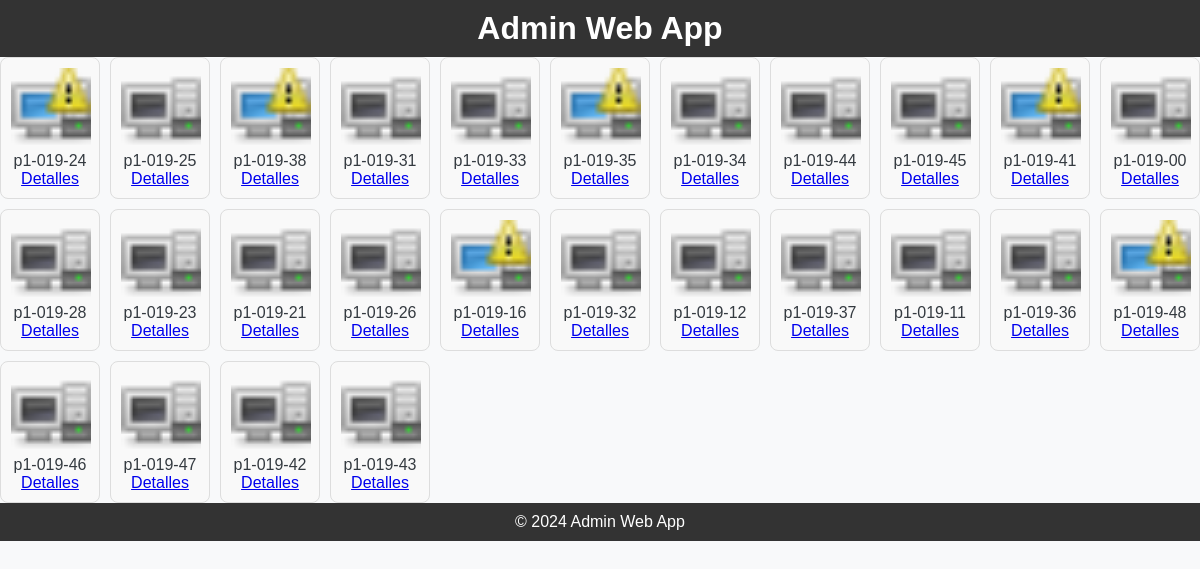
The app's page /testing_page/ (signed in), older data.
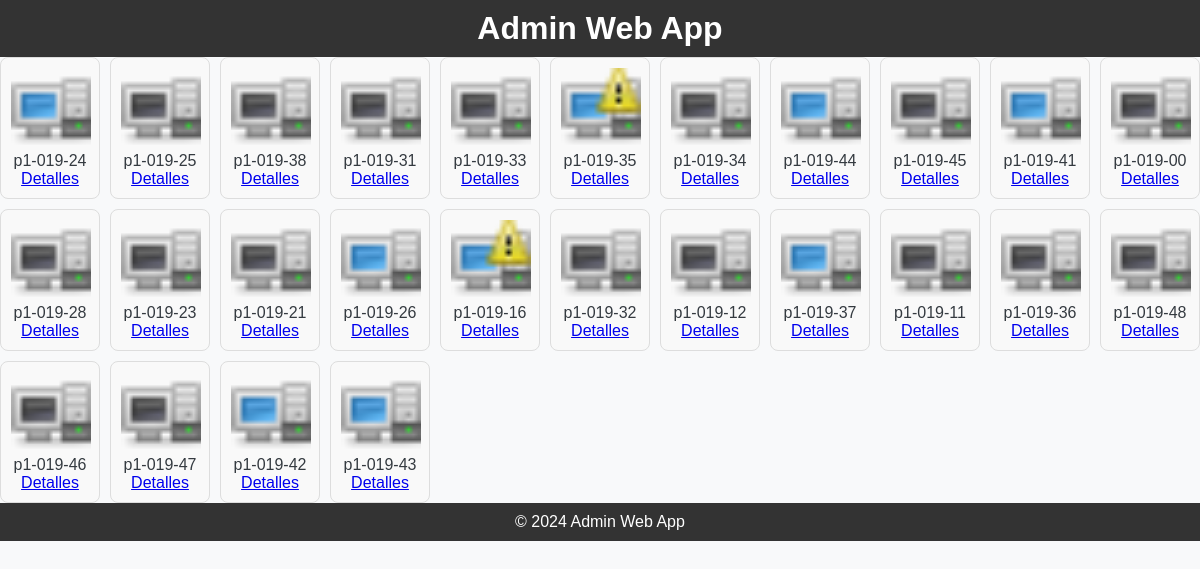
The same page, newer data.
### admin_web_app/models.py (models this page shows, shortened)
class Computer(models.Model):
    name = models.CharField(max_length=100)
    state = models.CharField(max_length=100)
    icon = models.ImageField(upload_to='img/', blank=True, null=True)  # Imagen del estado
    mac = models.CharField(max_length=17, blank=True, null=True, unique=True)  # Dirección MAC como único
    ip = models.GenericIPAddressField(protocol='both', unpack_ipv4=False, blank=True, null=True)  # Dirección IP
    warning = models.BooleanField(default=False)
    exam_mode = models.BooleanField(default=False)

### admin_web_app/views.py (the view)
# urls.py: path('testing_page/', views.testing_page, name='testing_page'),
@login_required
@user_passes_test(is_admin)
def testing_page(request):
    computers = Computer.objects.all()
    timestamp = datetime.now().timestamp()
    context = {
        'computers': computers,
        'timestamp': timestamp,
    }
    return render(request, 'testing_page.html', context)

### admin_web_app/views.py (called while the page is built)
def is_admin(user):
    return user.is_superuser

### admin_web_app/templates/testing_page.html (shortened to what this page needs)
<!DOCTYPE html>
<html lang="en">
<head>
    {% load static %}
    <link rel="stylesheet" href="{% static 'css/styles.css' %}">
</head>
<body>
    <header>
        <h1>Admin Web App</h1>
    </header>
    <div class="container">
        <main class="main-content">
          <div class="computers-grid">
            {% for computer in computers %}
                <div class="computer-icon">
                  <img src="{% static 'img/' %}{{ computer.icon }}" alt="{{ computer.name }}">
                    <p>{{ computer.name }}</p>
                    <a href="{% url 'computer_detail' computer.pk %}">Detalles</a>
                </div>
            {% endfor %}
        </div>
        </main>
    </div>
    <footer>
        <p>© 2024 Admin Web App</p>
    </footer>
</body>
</html>

Row changes from the older to the newer data that the page shows:
changed Computer (number 1 of 26 on the later page): icon: a different picture
changed Computer (number 3 of 26 on the later page): icon: a different picture
changed Computer (number 8 of 26 on the later page): icon: a different picture
changed Computer (number 10 of 26 on the later page): icon: a different picture
changed Computer (number 15 of 26 on the later page): icon: a different picture
changed Computer (number 19 of 26 on the later page): icon: a different picture
changed Computer (number 22 of 26 on the later page): icon: a different picture
changed Computer (number 25 of 26 on the later page): icon: a different picture
changed Computer (number 26 of 26 on the later page): icon: a different picture
